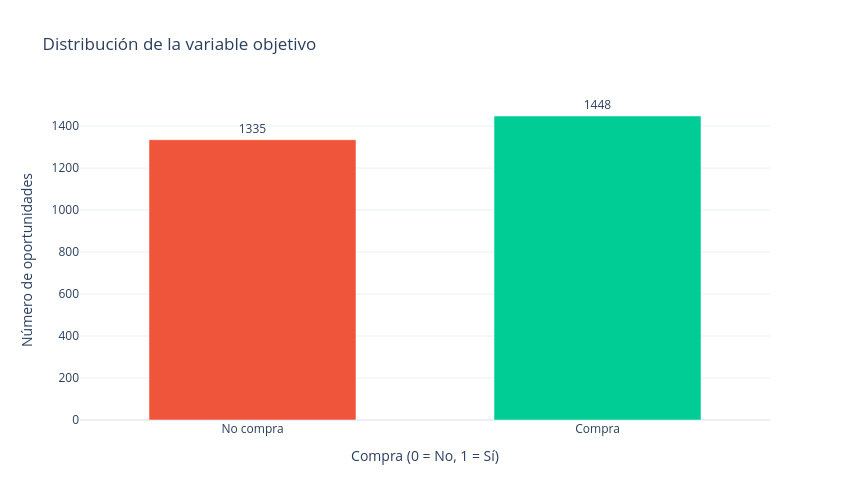

The notebook cell saved with this chart:
### Code cell
import pandas as pd
import plotly.express as px

# Calcular frecuencias
conteo = (
    df["COMPRA"]
    .value_counts()
    .sort_index()
    .reset_index()
)

conteo.columns = ["COMPRA", "Frecuencia"]

# Calcular porcentajes
conteo["Porcentaje"] = (
    conteo["Frecuencia"] / conteo["Frecuencia"].sum() * 100
).round(2)

# Etiquetas
conteo["Categoria"] = conteo["COMPRA"].map({
    0: "No compra",
    1: "Compra"
})

# Crear gráfico
fig = px.bar(
    conteo,
    x="Categoria",
    y="Frecuencia",
    color="Categoria",
    text="Frecuencia",
    custom_data=["Porcentaje"],
    title="Distribución de la variable objetivo",
    labels={
        "Categoria": "Resultado comercial",
        "Frecuencia": "Número de oportunidades"
    },
    color_discrete_map={
        "No compra": "#EF553B",
        "Compra": "#00CC96"
    }
)

# Personalizar
fig.update_traces(
    textposition="outside",
    hovertemplate=(
        "<b>%{x}</b><br>"
        "Oportunidades: %{y:,}<br>"
        "Porcentaje: %{customdata[0]:.2f}%"
        "<extra></extra>"
    )
)

fig.update_layout(
    template="plotly_white",
    width=850,
    height=500,
    showlegend=False,
    xaxis_title="Compra (0 = No, 1 = Sí)",
    yaxis_title="Número de oportunidades",
    bargap=0.4
)

fig.show()

### Figure 1 — Plotly figure (JSON) as saved in the notebook; plotly's stock layout.template omitted (floating-point values rounded to 4 significant figures)
{"data": [{"customdata": [[47.97]], "hovertemplate": "<b>%{x}</b><br>Oportunidades: %{y:,}<br>Porcentaje: %{customdata[0]:.2f}%<extra></extra>", "legendgroup": "No compra", "marker": {"color": "#EF553B", "pattern": {"shape": ""}}, "name": "No compra", "orientation": "v", "showlegend": true, "text": [1335.0], "textposition": "outside", "type": "bar", "x": ["No compra"], "xaxis": "x", "y": [1335], "yaxis": "y"}, {"customdata": [[52.03]], "hovertemplate": "<b>%{x}</b><br>Oportunidades: %{y:,}<br>Porcentaje: %{customdata[0]:.2f}%<extra></extra>", "legendgroup": "Compra", "marker": {"color": "#00CC96", "pattern": {"shape": ""}}, "name": "Compra", "orientation": "v", "showlegend": true, "text": [1448.0], "textposition": "outside", "type": "bar", "x": ["Compra"], "xaxis": "x", "y": [1448], "yaxis": "y"}], "layout": {"bargap": 0.4, "barmode": "relative", "height": 500, "legend": {"title": {"text": "Resultado comercial"}, "tracegroupgap": 0}, "showlegend": false, "title": {"text": "Distribución de la variable objetivo"}, "width": 850, "xaxis": {"anchor": "y", "categoryarray": ["No compra", "Compra"], "categoryorder": "array", "domain": [0, 1], "title": {"text": "Compra (0 = No, 1 = Sí)"}}, "yaxis": {"anchor": "x", "domain": [0, 1], "title": {"text": "Número de oportunidades"}}}}
